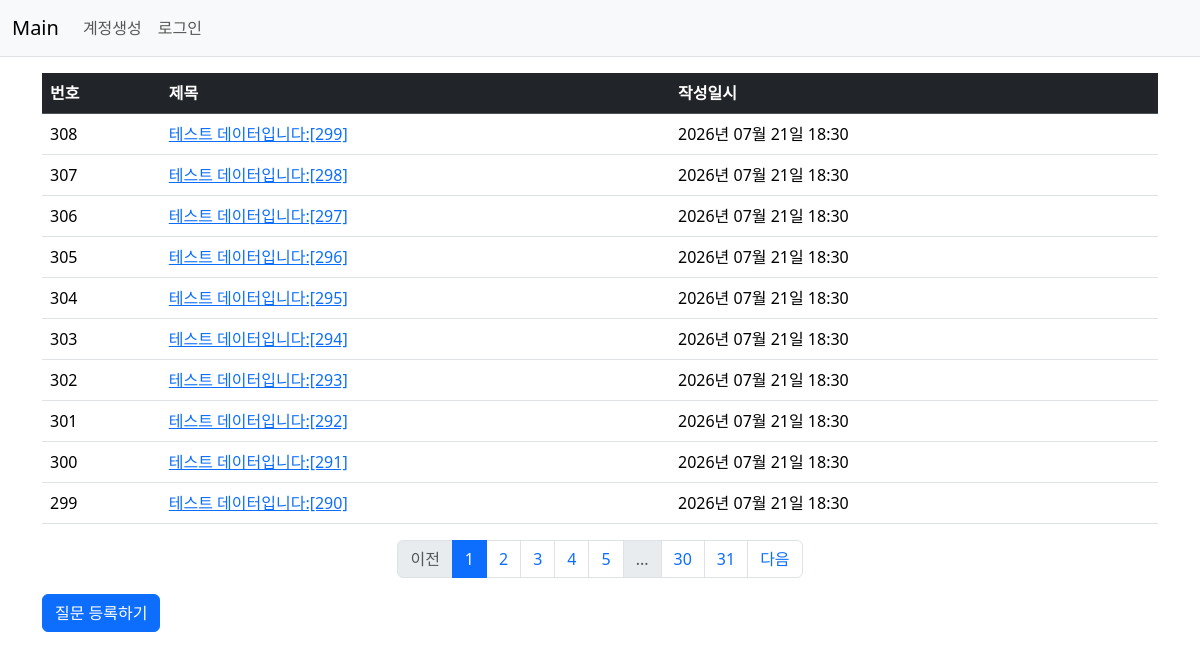
Page /question/list/ on the committed database.
### pybo/models.py (models this page shows, shortened)
class Question(db.Model):
    id = db.Column(db.Integer, primary_key=True)
    subject = db.Column(db.String(max_string), nullable=False) # 200자까지 문자열 제한이 있으며 null을 허용하지 않겠다.
    content = db.Column(db.Text(), nullable=False)
    create_date = db.Column(db.DateTime(), nullable=False) # DateTime을 받아오며 null을 허용하지 않겠다

### pybo/views/question_views.py (the view)
@bp.route('/list/')
def _list(): # URL '/question/list/'로 접근했을 때 실행될 라우트 함수를 정의
    page = request.args.get('page', type=int, default=1)
    question_list = Question.query.order_by(Question.create_date.desc()).paginate(page=page, per_page=per_page_num)
    return render_template('question/question_list.html', question_list=question_list)

### pybo/filter.py (called while the page is built)
def format_datetime(value, fmt='%Y년 %m월 %d일 %H:%M'):
    return value.strftime(fmt)

### pybo/templates/question/question_list.html (shortened to what this page needs)
{% extends 'base.html' %}
{% block content %}
<div class="container my-3">
    <table class="table">
        <thead>
        <tr class="table-dark">
            <th>번호</th>
            <th>제목</th>
            <th>작성일시</th>
        </tr>
        </thead>
        <tbody>
        {% if question_list %}
        {% for question in question_list.items %}
        <tr>
            <td>
                {{ question_list.total - ((question_list.page - 1) * question_list.per_page) - loop.index0 }}
            </td>
            <td>
                <a href="{{ url_for('question.detail', question_id=question.id) }}">{{ question.subject }}</a>
            </td>
            <td>{{ question.create_date|datetime }}</td>
        </tr>
        {% endfor %}
        {% else %}
        <tr>
            <td colspan="3">질문이 없습니다.</td>
        </tr>
        {% endif %}
        </tbody>
    </table>
    <ul class="pagination justify-content-center">
        {% if question_list.has_prev %}
        <li class="page-item">
            <a class="page-link" href="?page={{ question_list.prev_num }}">이전</a>
        </li>
        {% else %}
        <li class="page-item disabled">
            <a class="page-link" tabindex="-1" aria-disabled="true" href="#">이전</a>
        </li>
        {% endif %}
        {% for page_num in question_list.iter_pages() %}
            {% if page_num %}
                {% if page_num != question_list.page %}
                <li class="page-item">
                    <a class="page-link" href="?page={{ page_num }}">{{ page_num }}</a>
                </li>
                {% else %}
                <li class="page-item active" aria-current="page">
                    <a class="page-link" href="#">{{ page_num }}</a>
                </li>
                {% endif %}
            {% else %}
                <li class="page-item disabled">
                    <a class="page-link" href="#">...</a>
                </li>
            {% endif %}
        {% endfor %}
        {% if question_list.has_next %}
        <li class="page-item">
            <a class="page-link" href="?page={{ question_list.next_num }}">다음</a>
        </li>
        {% else %}
        <li class="page-item disabled">
            <a class="page-link" tabindex="-1" aria-disabled="true" href="#">다음</a>
        </li>
        {% endif %}
    </ul>
    <a href="{{ url_for('question.create') }}" class="btn btn-primary">질문 등록하기</a>
</div>
{% endblock %}

### pybo/templates/base.html (shortened to what this page needs)
<!DOCTYPE html>
<html lang="ko">
<head>
    <link rel="stylesheet" href="https://cdn.jsdelivr.net/npm/bootstrap@5.3.8/dist/css/bootstrap.min.css">
</head>
<body>
  {% include "navbar.html" %}
	{% block content %}
	{% endblock %}
</body>
</html>

### pybo/templates/navbar.html (shortened to what this page needs)
<nav class="navbar navbar-expand-lg navbar-light bg-light border-bottom">
    <div class="container-fluid">
        <a class="navbar-brand" href="{{ url_for('main.index') }}">Main</a>
        <div class="collapse navbar-collapse" id="navbarSupportedContent">
            <ul class="navbar-nav me-auto mb-2 mb-lg-0">
                <li class="nav-item">
                    <a class="nav-link" href="{{ url_for('auth.signup') }}">계정생성</a>
                </li>
                <li class="nav-item">
                    <a class="nav-link" href="#">로그인</a>
                </li>
            </ul>
        </div>
    </div>
</nav>

### rows in the picture
Question: id "308", subject "테스트 데이터입니다:[299]", create_date "2026년 07월 21일 18:30"
Question: id "307", subject "테스트 데이터입니다:[298]", create_date "2026년 07월 21일 18:30"
Question: id "306", subject "테스트 데이터입니다:[297]", create_date "2026년 07월 21일 18:30"
Question: id "305", subject "테스트 데이터입니다:[296]", create_date "2026년 07월 21일 18:30"
Question: id "304", subject "테스트 데이터입니다:[295]", create_date "2026년 07월 21일 18:30"
Question: id "303", subject "테스트 데이터입니다:[294]", create_date "2026년 07월 21일 18:30"
Question: id "302", subject "테스트 데이터입니다:[293]", create_date "2026년 07월 21일 18:30"
Question: id "301", subject "테스트 데이터입니다:[292]", create_date "2026년 07월 21일 18:30"
Question: id "300", subject "테스트 데이터입니다:[291]", create_date "2026년 07월 21일 18:30"
Question: id "299", subject "테스트 데이터입니다:[290]", create_date "2026년 07월 21일 18:30"

### other values in the picture
{{ page_num }} "1"
{{ page_num }} "2" "3" "4" "5" "30" "31"
